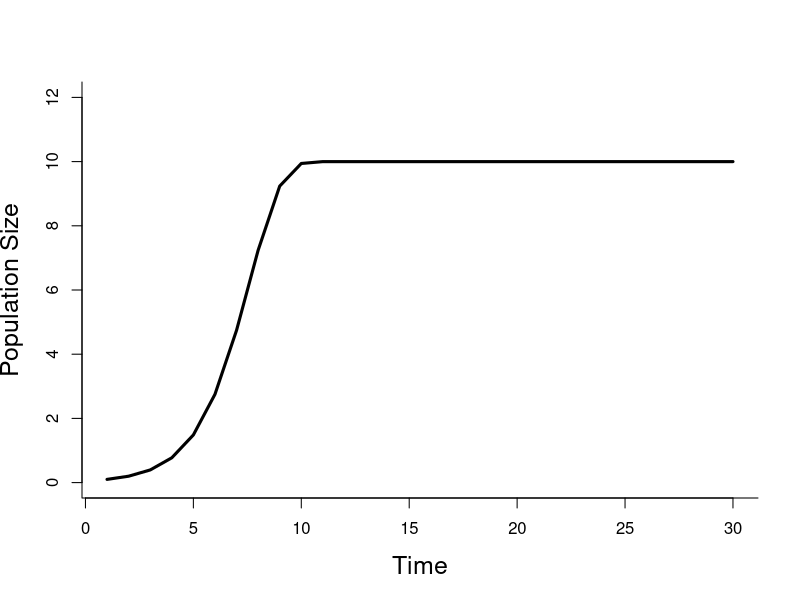
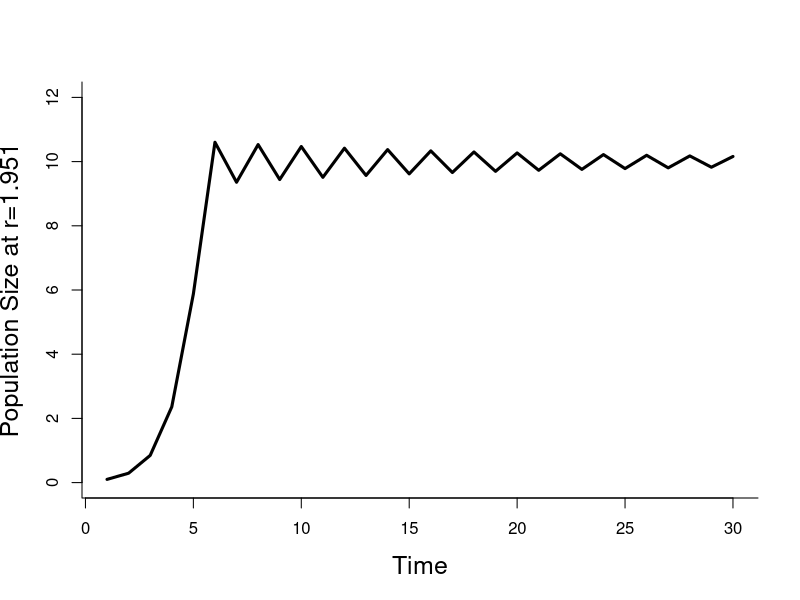
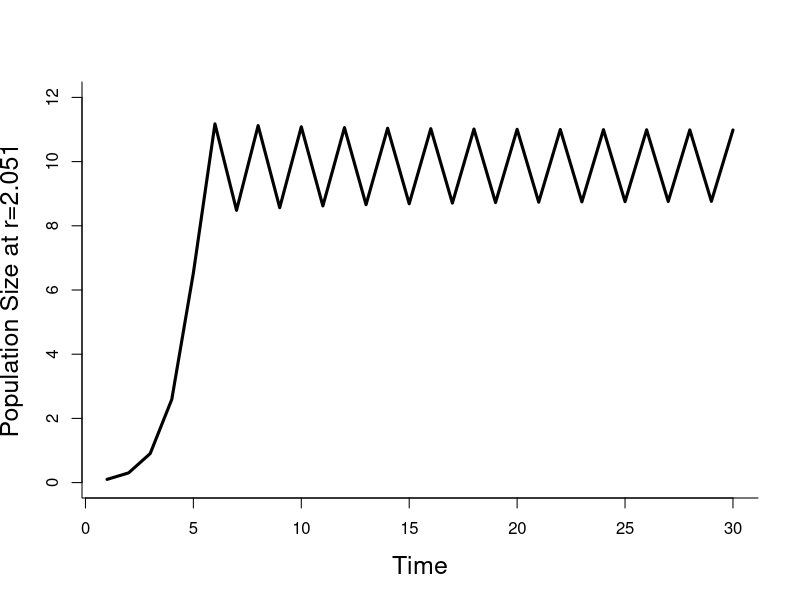
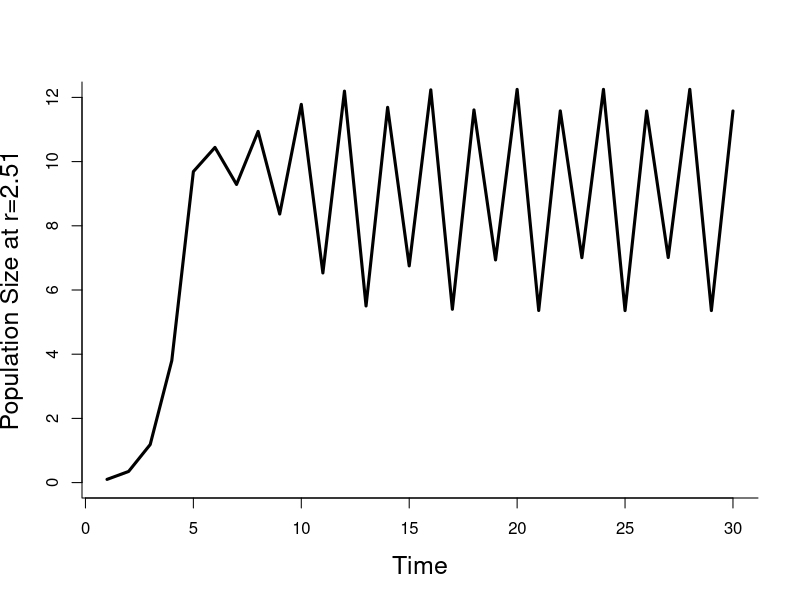
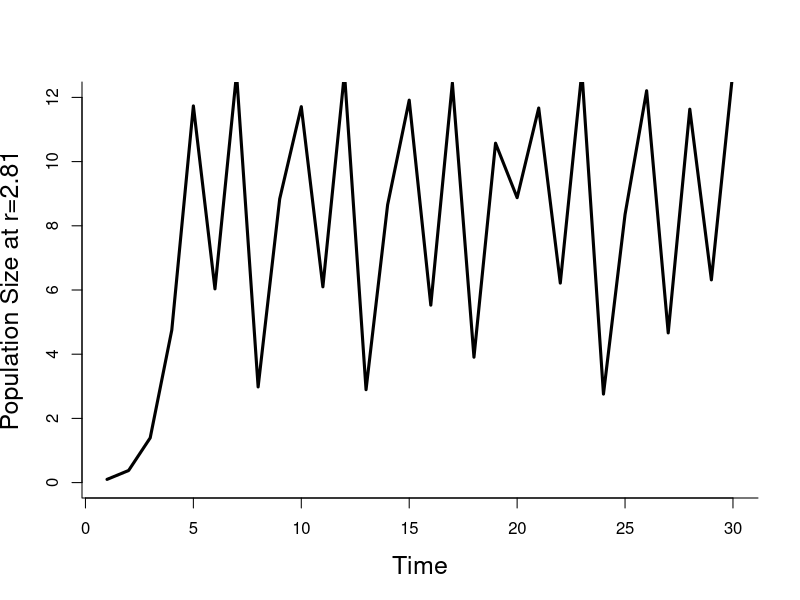
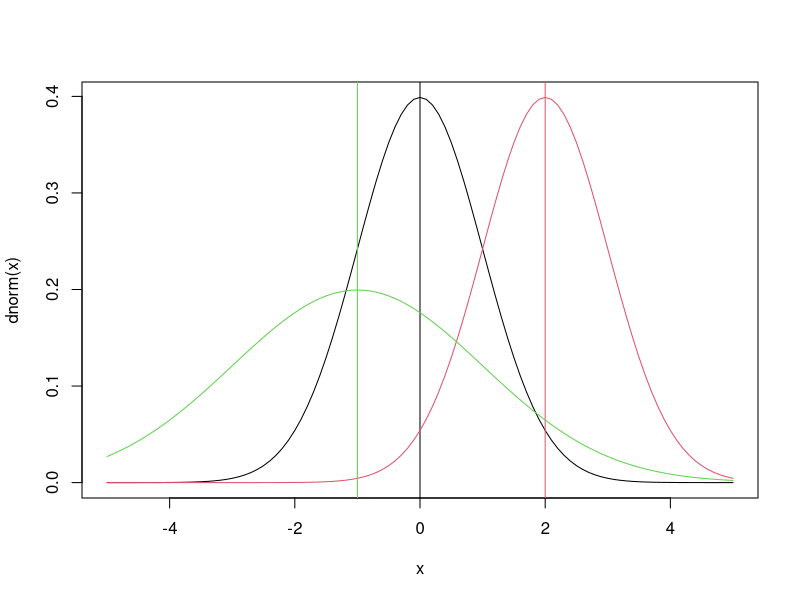
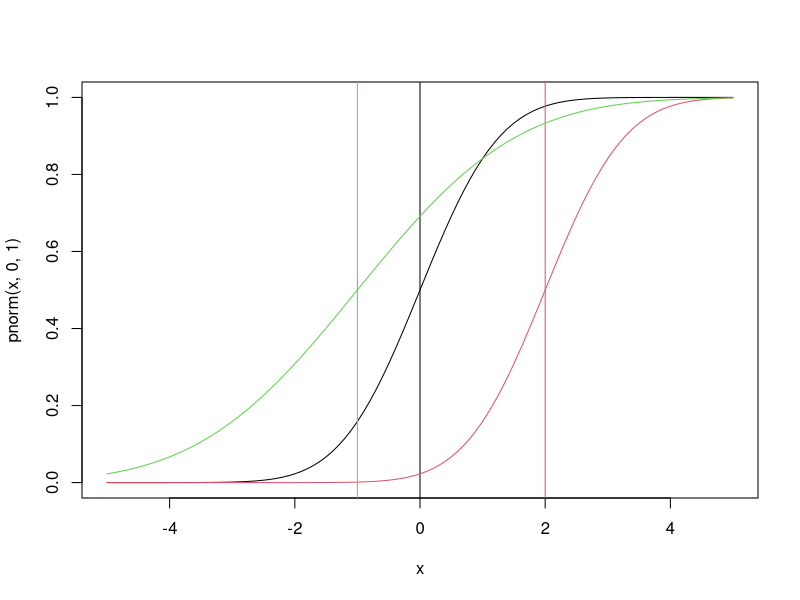
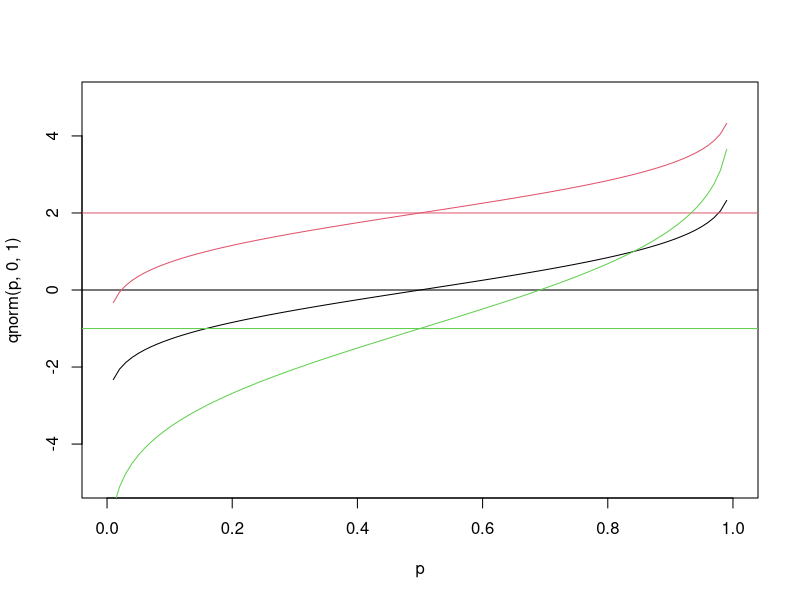

The R source for these figures, in order:
## ---- chunk 1
r = 1         ## intrinsic growth rate
K = 10        ## carrying capacity      
n0 = .1       ## initial population size
NT = 30       ## number of time steps to simulate
time = 1:NT
## ---- chunk 2
n = rep(n0,NT)    ## vector to store results
for(t in 2:NT){
  n[t] = n[t-1] + r*n[t-1]*(1-n[t-1]/K)
}
## ---- chunk 3
plot(time,n,ylim=c(0,12),lwd=3,type='l',
     ,bty='l',cex.lab=1.5,
      xlab="Time",ylab="Population Size")
## ---- chunk 4
iter=list(1.95, 2.05, 2.5, 2.8)
for (it in (iter)) {

#Iterate simulation
  n = rep(n0,NT)    ## vector to store results
  for(t in 2:NT){
  n[t] = n[t-1] + it*n[t-1]*(1-n[t-1]/K)
  }

#Plot the results
  plot(time,n,ylim=c(0,12),lwd=3,type='l',
     ,bty='l',cex.lab=1.5,
      xlab="Time",ylab=paste("Population Size at r=", it, 1, sep = ""))
}
## ---- chunk 5
x = seq(-5,5,by=0.1)
plot(x,dnorm(x),type='l')  		## that’s a lowercase “L” for “line”
abline(v=0)					## add a line to indicate the mean (“v” is for “vertical”)
lines(x,dnorm(x,2),col=2)			## try changing the mean (“col” sets the color)
abline(v=2,col=2)
lines(x,dnorm(x,-1,2),col=3)			## try changing the mean and standard dev
abline(v=-1,col=3)
## ---- chunk 6
plot(x,pnorm(x,0,1),type='l')
abline(v=0)
lines(x,pnorm(x,2,1),col=2)
abline(v=2,col=2)
lines(x,pnorm(x,-1,2),col=3)
abline(v=-1,col=3)
## ---- chunk 7
p = seq(0,1,by=0.01)
plot(p,qnorm(p,0,1),type='l',ylim=range(x))    # ylim sets the y-axis range
# range returns the min/max as a 2-element vector
abline(h=0)						# “h” for “horizontal”
lines(p,qnorm(p,2,1),col=2)
abline(h=2,col=2)
lines(p,qnorm(p,-1,2),col=3)
abline(h=-1,col=3)
## ---- chunk 8
qnorm(c(0.025,0.975),0,1)		# what width CI is specified by these values?
plot(p,qnorm(p,0,1),type='l',ylim=range(x))
abline(v=c(0.025,0.975),lty=2)	# add vertical lines at the CI
abline(h=qnorm(c(0.025,0.975)),lty=2)	#add horizontal lines at the threshold vals
plot(x,dnorm(x,0,1),type='l')		# plot the corresponding pdf
abline(v=qnorm(c(0.025,0.975)),lty=2)
## ---- chunk 9
n = c(10,100,1000,10000)	# sequence of sample sizes
for(i in 1:4){			# loop over these sample sizes
  hist(rnorm(n[i]),main=n[i],probability=TRUE,breaks=40)  
				#here breaks defines number of bins in the histogram
  lines(x,dnorm(x),col=2)
}
## ---- chunk 10
x = seq(0,100,by=1)
plot(x,dweibull(x, 5,50),type='l')    	## that’s a lowercase “L” for “line”

## ---- chunk 11
#Cumulative distribution function
plot(x,pweibull(x, 5, 50), type='l')
## ---- chunk 12
#Quantile function
plot(x,qweibull(seq(0,1,by=.01), 5, 50), type='l')
## ---- chunk 13
#Histogram
x = seq(0,1000,by=1)
hist(rweibull(x,5,10),probability=TRUE,breaks=100) 
lines(x,dweibull(x, 5,10),type='l',col='red') 
## ---- chunk 14
x = rnorm(10000,0,1)
y = x^2

hist(x,main="Original distribution",breaks=40)
abline(v=quantile(x,c(0.025,0.5,0.975)),lty=c(2,1,2),lwd=3,col="orange")
abline(v=mean(x),col="red",lwd=3,lty=3)

hist(y,main="Transformed distribution",breaks=40)
abline(v=quantile(y,c(0.025,0.5,0.975)),lty=c(2,1,2),lwd=3,col="orange")
abline(v=mean(y),col="red",lwd=3,lty=3)
## ---- chunk 15
x = rlnorm(10000,0,.5)
y = sin(x)
x.stats = quantile(x,c(0.025,0.5,0.975))
y.stats = quantile(y,c(0.025,0.5,0.975))
hist(x,main="Original distribution",breaks=40)

abline(v=quantile(x,c(0.025,0.5,0.975)),lty=c(2,1,2),lwd=3,col="orange")
abline(v=mean(x),col="red",lwd=3,lty=3)
text(5,700,sprintf("Mean = %.3f", mean(x)))
text(5,550,sprintf("Median = %.3f", x.stats[2]))
text(5,400,sprintf("95%% CI = %f, %f", x.stats[1],x.stats[3]))

h2=hist(y,main="Transformed distribution",breaks=40)
abline(v=quantile(y,c(0.025,0.5,0.975)),lty=c(2,1,2),lwd=3,col="orange")
abline(v=mean(y),col="red",lwd=3,lty=3)
text(-.5,1500,sprintf("Mean = %.3f", mean(y)))
text(-.5,1350,sprintf("Median = %.3f", y.stats[2]))
text(-.5,1200,sprintf("95%% CI = %f, %f", y.stats[1],y.stats[3]))
## ---- chunk 16
r.sd = 0.2     ## standard deviation on r
K.sd = 1.0     ## standard deviation on K
NE = 1000      ## Ensemble size
## ---- chunk 17
n = matrix(n0,NE,NT)   # storage for all simulations
rE = rnorm(NE,r,r.sd)  # sample of r
KE = rnorm(NE,K,K.sd)  # sample of K
for(i in 1:NE){        # loop over samples
  for(t in 2:NT){      # for each sample, simulate throught time
    n[i,t] = n[i,t-1] + rE[i]*n[i,t-1]*(1-n[i,t-1]/KE[i])
  }
}
## ---- chunk 18
n.stats = apply(n,2,quantile,c(0.025,0.5,0.975))
## ---- chunk 19
hist(rE,main="Sample r", breaks=50)
hist(KE,main="Sample K", breaks=50)
## ---- chunk 20

subset<-sample(1:NE,10,replace=TRUE) #get random subset
colors <- rainbow(10) #Get 10 random colors
plot(time,n[subset[1],],lwd=3,type='l',xlab="Time",main="Logistic Growth",ylab="Population Size",col=colors[1],ylim=c(0,15))
for (i in 2:10){
  lines(time,n[subset[i],],lwd=3,type='l',col=colors[i])
}
## ---- chunk 21
hist(n[,15],xlab="Population Size",main="Population Size at Time = 15")
## ---- chunk 22
r = 0.3
n0.sd = 0.6
n0s = rlnorm(NE,log(n0),n0.sd)
n = matrix(n0s,NE,NT)
for(i in 1:NE){
  for(t in 2:NT){
    n[i,t] = n[i,t-1] + r*n[i,t-1]*(1-n[i,t-1]/K)
  }
}
